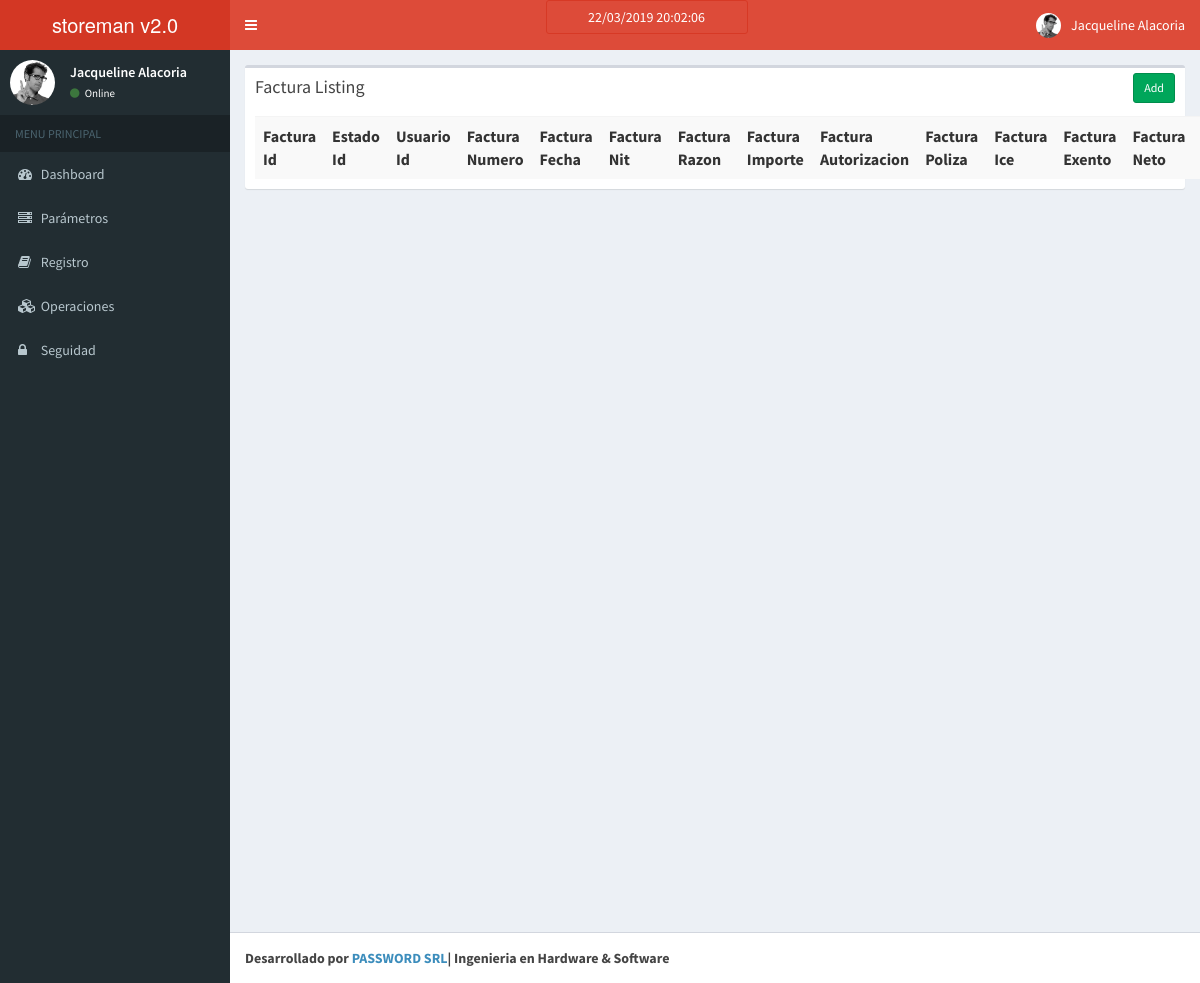
The app's page /index.php/factura, older data.
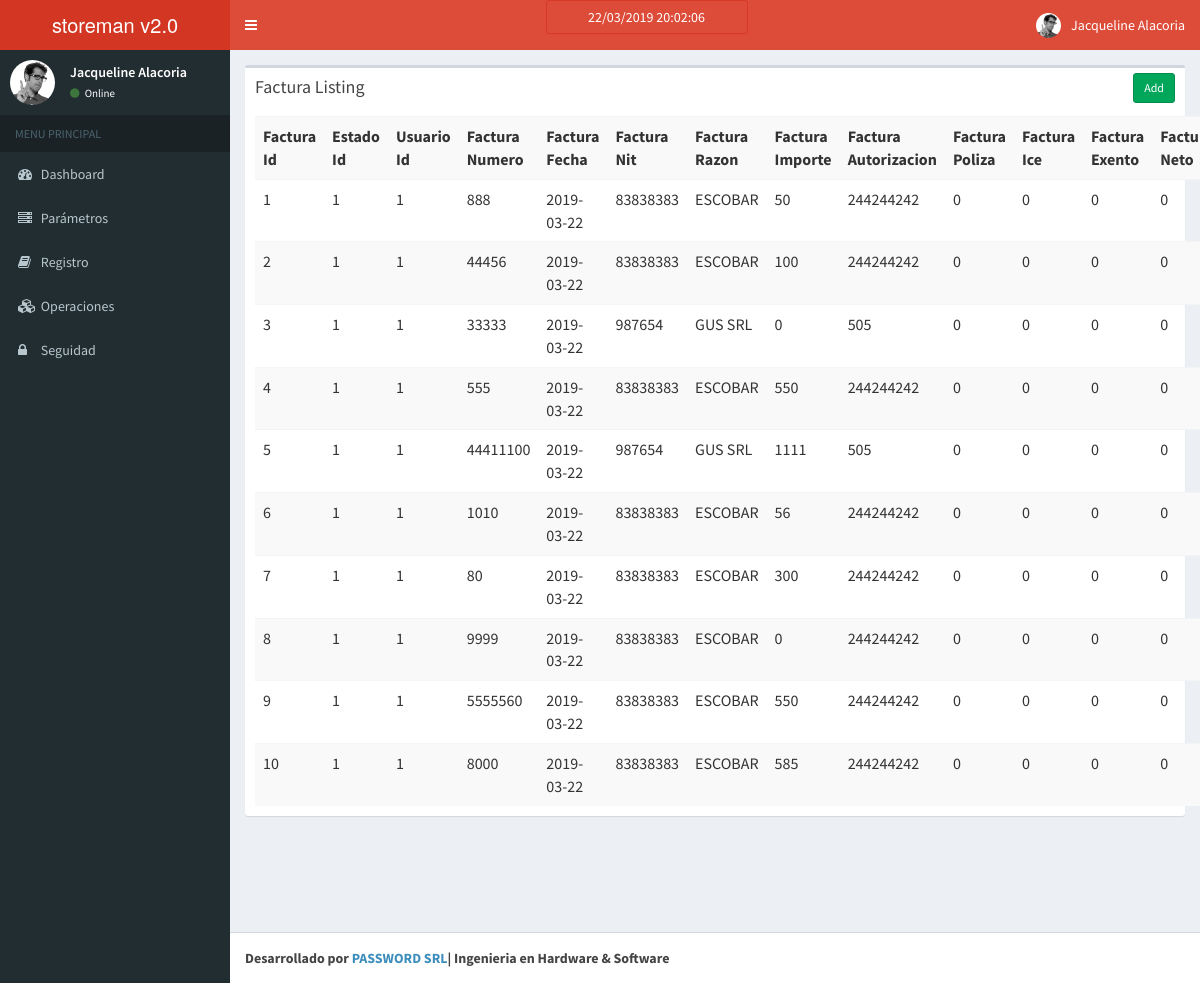
The same page, newer data.
### tables this page shows
CREATE TABLE `factura` (
  `factura_id` int(11) NOT NULL AUTO_INCREMENT,
  `usuario_id` int(11) DEFAULT NULL,
  `factura_numero` float DEFAULT NULL,
  `factura_fecha` date DEFAULT NULL,
  `factura_nit` bigint(20) DEFAULT NULL,
  `factura_razon` varchar(150) DEFAULT NULL,
  `factura_importe` varchar(50) DEFAULT NULL,
  `factura_autorizacion` varchar(50) DEFAULT NULL,
  `factura_poliza` varchar(50) DEFAULT NULL,
  `factura_ice` float DEFAULT NULL,
  `factura_exento` float DEFAULT NULL,
  `factura_neto` float DEFAULT NULL,
  `factura_creditofiscal` float DEFAULT NULL,
  `factura_codigocontrol` varchar(20) DEFAULT NULL,
  `estado_id` int(11) DEFAULT '1',
  `ingreso_id` int(11) DEFAULT NULL,
  PRIMARY KEY (`factura_id`),
  UNIQUE KEY `factura_id` (`factura_id`),
  KEY `fk_factura_usuario` (`usuario_id`)
);

### application/controllers/Factura.php (called while the page is built, shortened)
<?php
class Factura extends CI_Controller{
    function __construct()
    {
        $this->load->model('Factura_model');
    }
    function index()
    {
        $data['factura'] = $this->Factura_model->get_all_factura();
        $data['_view'] = 'factura/index';
        $this->load->view('layouts/main',$data);
    }
}

### index.php (called while the page is built, shortened)
<?php
require_once BASEPATH.'core/CodeIgniter.php';

### application/models/Factura_model.php (called while the page is built, shortened)
<?php
class Factura_model extends CI_Model
{
    function get_all_factura()
    {
        $factura = $this->db->query("
            SELECT
                *
            FROM
                `factura`
            WHERE
                1 = 1
            ORDER BY `factura_id`
        ")->result_array();
        return $factura;
    }
}

### application/views/factura/index.php (the view, shortened to what this page needs)
<div class="row">
    <div class="col-md-12">
        <div class="box">
            <div class="box-header">
                <h3 class="box-title">Factura Listing</h3>
            	<div class="box-tools">
                    <a href="<?php echo site_url('factura/add'); ?>" class="btn btn-success btn-sm">Add</a>
                </div>
            </div>
            <div class="box-body">
                <table class="table table-striped">
                    <tr>
						<th>Factura Id</th>
						<th>Estado Id</th>
						<th>Usuario Id</th>
						<th>Factura Numero</th>
						<th>Factura Fecha</th>
						<th>Factura Nit</th>
						<th>Factura Razon</th>
						<th>Factura Importe</th>
						<th>Factura Autorizacion</th>
						<th>Factura Poliza</th>
						<th>Factura Ice</th>
						<th>Factura Exento</th>
						<th>Factura Neto</th>
						<th>Factura Creditofiscal</th>
                    </tr>
                    <?php foreach($factura as $f){ ?>
                    <tr>
						<td><?php echo $f['factura_id']; ?></td>
						<td><?php echo $f['estado_id']; ?></td>
						<td><?php echo $f['usuario_id']; ?></td>
						<td><?php echo $f['factura_numero']; ?></td>
						<td><?php echo $f['factura_fecha']; ?></td>
						<td><?php echo $f['factura_nit']; ?></td>
						<td><?php echo $f['factura_razon']; ?></td>
						<td><?php echo $f['factura_importe']; ?></td>
						<td><?php echo $f['factura_autorizacion']; ?></td>
						<td><?php echo $f['factura_poliza']; ?></td>
						<td><?php echo $f['factura_ice']; ?></td>
						<td><?php echo $f['factura_exento']; ?></td>
						<td><?php echo $f['factura_neto']; ?></td>
                    </tr>
                    <?php } ?>
                </table>
            </div>
        </div>
    </div>
</div>

Row changes from the older to the newer data that the page shows:
added factura: factura_id "1", estado "1", usuario "1", factura_numero "888", factura_fecha "2019-03-22", factura_nit "83838383", factura_razon "ESCOBAR", factura_importe "50", factura_autorizacion "244244242", factura_poliza "0", factura_ice "0", factura_exento "0", factura_neto "0"
added factura: factura_id "2", estado "1", usuario "1", factura_numero "44456", factura_fecha "2019-03-22", factura_nit "83838383", factura_razon "ESCOBAR", factura_importe "100", factura_autorizacion "244244242", factura_poliza "0", factura_ice "0", factura_exento "0", factura_neto "0"
added factura: factura_id "3", estado "1", usuario "1", factura_numero "33333", factura_fecha "2019-03-22", factura_nit "987654", factura_razon "GUS SRL", factura_importe "0", factura_autorizacion "505", factura_poliza "0", factura_ice "0", factura_exento "0", factura_neto "0"
added factura: factura_id "4", estado "1", usuario "1", factura_numero "555", factura_fecha "2019-03-22", factura_nit "83838383", factura_razon "ESCOBAR", factura_importe "550", factura_autorizacion "244244242", factura_poliza "0", factura_ice "0", factura_exento "0", factura_neto "0"
added factura: factura_id "5", estado "1", usuario "1", factura_numero "44411100", factura_fecha "2019-03-22", factura_nit "987654", factura_razon "GUS SRL", factura_importe "1111", factura_autorizacion "505", factura_poliza "0", factura_ice "0", factura_exento "0", factura_neto "0"
added factura: factura_id "6", estado "1", usuario "1", factura_numero "1010", factura_fecha "2019-03-22", factura_nit "83838383", factura_razon "ESCOBAR", factura_importe "56", factura_autorizacion "244244242", factura_poliza "0", factura_ice "0", factura_exento "0", factura_neto "0"
added factura: factura_id "7", estado "1", usuario "1", factura_numero "80", factura_fecha "2019-03-22", factura_nit "83838383", factura_razon "ESCOBAR", factura_importe "300", factura_autorizacion "244244242", factura_poliza "0", factura_ice "0", factura_exento "0", factura_neto "0"
added factura: factura_id "8", estado "1", usuario "1", factura_numero "9999", factura_fecha "2019-03-22", factura_nit "83838383", factura_razon "ESCOBAR", factura_importe "0", factura_autorizacion "244244242", factura_poliza "0", factura_ice "0", factura_exento "0", factura_neto "0"
added factura: factura_id "9", estado "1", usuario "1", factura_numero "5555560", factura_fecha "2019-03-22", factura_nit "83838383", factura_razon "ESCOBAR", factura_importe "550", factura_autorizacion "244244242", factura_poliza "0", factura_ice "0", factura_exento "0", factura_neto "0"
added factura: factura_id "10", estado "1", usuario "1", factura_numero "8000", factura_fecha "2019-03-22", factura_nit "83838383", factura_razon "ESCOBAR", factura_importe "585", factura_autorizacion "244244242", factura_poliza "0", factura_ice "0", factura_exento "0", factura_neto "0"
